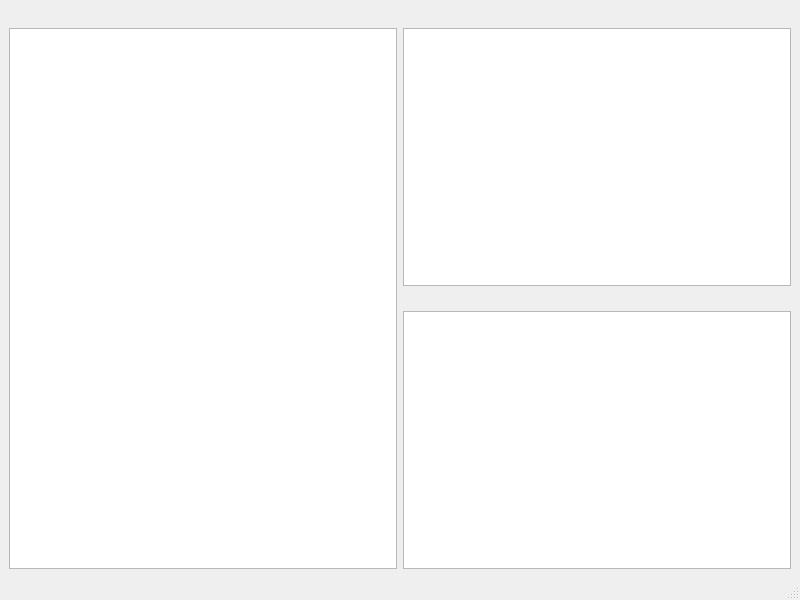
<?xml version="1.0" encoding="UTF-8"?>
<ui version="4.0">
 <class>SystemElementEditor</class>
 <widget class="QMainWindow" name="SystemElementEditor">
  <property name="geometry">
   <rect>
    <x>0</x>
    <y>0</y>
    <width>800</width>
    <height>600</height>
   </rect>
  </property>
  <property name="font">
   <font>
    <pointsize>8</pointsize>
    <kerning>true</kerning>
   </font>
  </property>
  <property name="windowTitle">
   <string>SystemElementEditor</string>
  </property>
  <widget class="QWidget" name="centralwidget">
   <layout class="QGridLayout" name="gridLayout_5">
    <item row="0" column="0" rowspan="2">
     <layout class="QGridLayout" name="gridLayout">
      <item row="1" column="0">
       <widget class="QTreeView" name="treeView_systemComposition">
        <property name="font">
         <font>
          <weight>50</weight>
          <bold>false</bold>
         </font>
        </property>
       </widget>
      </item>
      <item row="0" column="0">
       <widget class="QLabel" name="l_systemComposition">
        <property name="font">
         <font>
          <weight>50</weight>
          <bold>false</bold>
         </font>
        </property>
        <property name="text">
         <string/>
        </property>
       </widget>
      </item>
     </layout>
    </item>
    <item row="0" column="1">
     <layout class="QGridLayout" name="gridLayout_2">
      <item row="1" column="0">
       <widget class="QTableView" name="tableView_type2"/>
      </item>
      <item row="0" column="0">
       <widget class="QLabel" name="l_type2">
        <property name="text">
         <string/>
        </property>
       </widget>
      </item>
     </layout>
    </item>
    <item row="1" column="1">
     <layout class="QGridLayout" name="gridLayout_3">
      <item row="1" column="0">
       <widget class="QTableView" name="tableView_type3"/>
      </item>
      <item row="0" column="0">
       <widget class="QLabel" name="l_type3">
        <property name="text">
         <string/>
        </property>
       </widget>
      </item>
     </layout>
    </item>
   </layout>
  </widget>
  <widget class="QMenuBar" name="menubar">
   <property name="geometry">
    <rect>
     <x>0</x>
     <y>0</y>
     <width>800</width>
     <height>20</height>
    </rect>
   </property>
  </widget>
  <widget class="QStatusBar" name="statusbar"/>
 </widget>
 <resources/>
 <connections/>
</ui>
